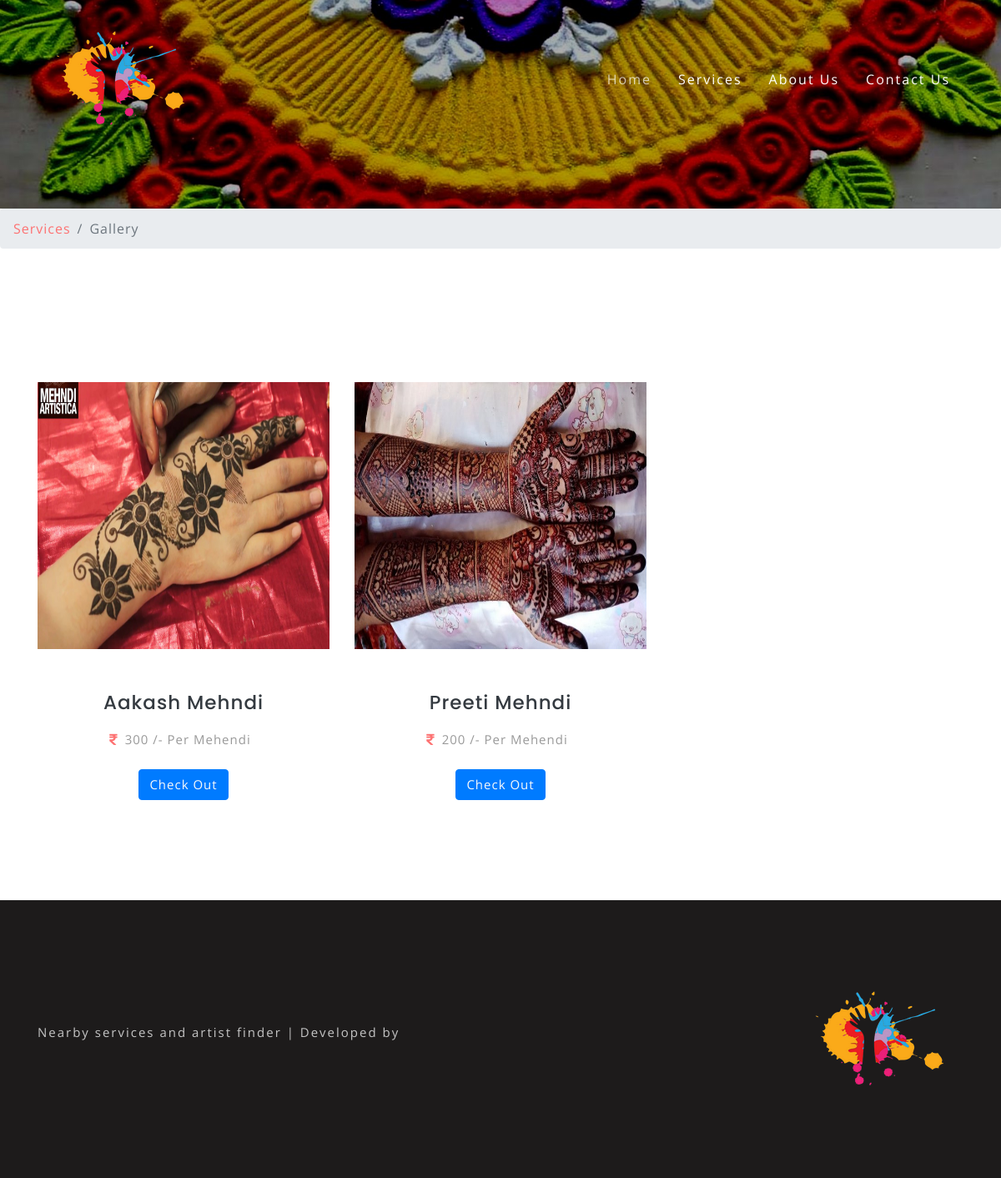
The page /subservice/Mehendi/ on the database its author committed.
### artist/models.py (models this page shows, shortened)
class Art(models.Model):
	a_id = models.AutoField(primary_key=True)
	a_name = models.CharField(max_length=30)
	a_price = models.IntegerField()
	a_service = models.ForeignKey(Services, on_delete=models.CASCADE)
	a_phone = models.IntegerField()
	a_address = models.CharField(max_length=120)
	a_condition = models.CharField(max_length=255)
	a_description = models.CharField(max_length=255)
	a_recentwork = models.ImageField(upload_to='artist/images')

class Services(models.Model):
	s_id = models.AutoField(primary_key=True)
	service = models.CharField(max_length=100)
	s_image = models.ImageField(upload_to='artist/images')
	description = models.CharField(max_length=255)

### artist/views.py (the view)
# urls.py: path('subservice/<myservice>/', views.subservice, name="SubServices"),
def subservice(request, myservice):
	subs = Art.objects.all()
	list1 = []
	for i in subs:
		if i.a_service.service == myservice:
			list1.append(i)
	return render(request, 'subservice.html', {
		'subservice' : list1,
		})

### artist/templates/subservice.html
{% extends 'basic.html' %}
{% load static %}
{% block body %}
	<div class="banner2-w3ls">
	</div>
	<div class="breadcrumb-agile">
			<nav aria-label="breadcrumb">
				<ol class="breadcrumb">
					<li class="breadcrumb-item">
						<a href="/services/">Services</a>
					</li>
					<li class="breadcrumb-item active" aria-current="page">Gallery</li>
				</ol>
			</nav>
		</div>
	<section class="news-w3ls py-5">
		<div class="container py-xl-5 py-lg-3">
			<div class="row package-grids mt-5">
				{% for i in subservice %}
				<div class="col-md-4 posts-w3ls mt-md-0 mt-4">
					<div class="price-top">
						<img src="{{i.a_recentwork.url}}" class="img-fluid" style="height: 40vh;" />
					</div>
					<div class="post-w3ls-bottom p-4 text-center">
						<h4 class="text-dark mb-3 mt-4">{{i.a_name}} </h4>
						<ul class="list-unstyled">
							<li class="mr-2">
								<a href="single.html">
									<i class="fas fa-rupee-sign mr-2"></i>{{i.a_price}} /- Per {{i.a_service.service}}</a>
							</li>
						</ul>
						<br>
						<a href="/checkout/{{i.a_id}}/" class="btn btn-primary text-light">Check Out</a>
					</div>
				</div>
				{% endfor %}
			</div>
		</div>
	</section>
{% endblock %}

### artist/static/css/style.css (style rules this page uses)
body { padding: 0; margin: 0; background: #FFF; font-family: 'Open Sans', sans-serif; }
body a { transition: 0.5s all; -webkit-transition: 0.5s all; -moz-transition: 0.5s all; -o-transition: 0.5s all; -ms-transition: 0.5s all; text-decoration: none; }
h1, h2, h3, h4, h5, h6 { margin: 0; padding: 0; font-family: 'Poppins', sans-serif; }
ul, ol { margin: 0; padding: 0; }
.post-w3ls-bottom ul.list-unstyled li { display: inline-block; }
.price-top { position: relative; }
.post-w3ls-bottom { background: #fff; }
.post-w3ls-bottom h4 { font-size: 23px; line-height: 1.4; letter-spacing: 1px; }
.post-w3ls-bottom i { color: #fd7272; }
.post-w3ls-bottom a { color: #999; letter-spacing: 1px; font-size: 15px; }
.banner2-w3ls { background: url(../images/3.jpg) no-repeat center; background-size: cover; -webkit-background-size: cover; -o-background-size: cover; -ms-background-size: cover; -moz-background-size: cover; min-height: 300px; }
.breadcrumb li a { color: #fd7272; }
.breadcrumb li { letter-spacing: 1px; color: #000; }
@media (max-width: 1280px) { .banner2-w3ls { min-height: 250px; } }

### rows shown on the page
Art: a_recentwork (placeholder picture), a_name "Aakash Mehndi", a_price "300", a_service.service "Mehendi"
Art: a_recentwork (picture), a_name "Preeti Mehndi", a_price "200", a_service.service "Mehendi"
